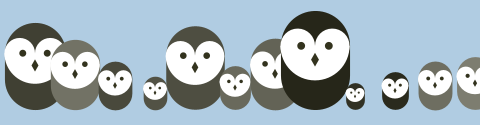
Frame 1 (no input)
Frame 60 (the mouse pressed at the canvas centre just before this capture): identical to frame 1, image omitted
Frame 120 (the mouse held since frame 60 and released just before this capture): identical to frame 1, image omitted

The Processing sketch that drew this single still picture (run headless with seeded random() and noise(); from frame 60 on, the mouse is pressed at the canvas centre):

// Processing sketch: ex907
// ── ex907.pde
// Ex 9-7

void setup() {
  size(480, 125);
}

void draw() {
  background(176, 204, 226);
  randomSeed(0);
  for (int i = 35; i < width + 40; i += 40) {
    int gray = int(random(0, 102));
    float scalar = random(0.25, 1.0);
    owl(i, 110, gray, scalar);
  }
}

void owl(int x, int y, int g, float s) {
  pushMatrix();
  translate(x, y);
  scale(s);  // Set tje size
  stroke(138-g, 138-g, 125-g);  // Set the color value
  strokeWeight(70);
  line(0, -35, 0, -65);  // Body
  noStroke();
  fill(255);
  ellipse(-17.5, -65, 35, 35);  // Left eye dome
  ellipse(17.5, -65, 35, 35);  // Right eye dome
  arc(0, -65, 70, 70, 0, PI);  // Chin
  fill(51, 51, 30);
  ellipse(-14, -65, 8, 8);  // Left eye
  ellipse(14, -65, 8, 8);  // Right eye
  quad(0, -58, 4, -51, 0, -44, -4, -51);  // Beak
  popMatrix();
}
